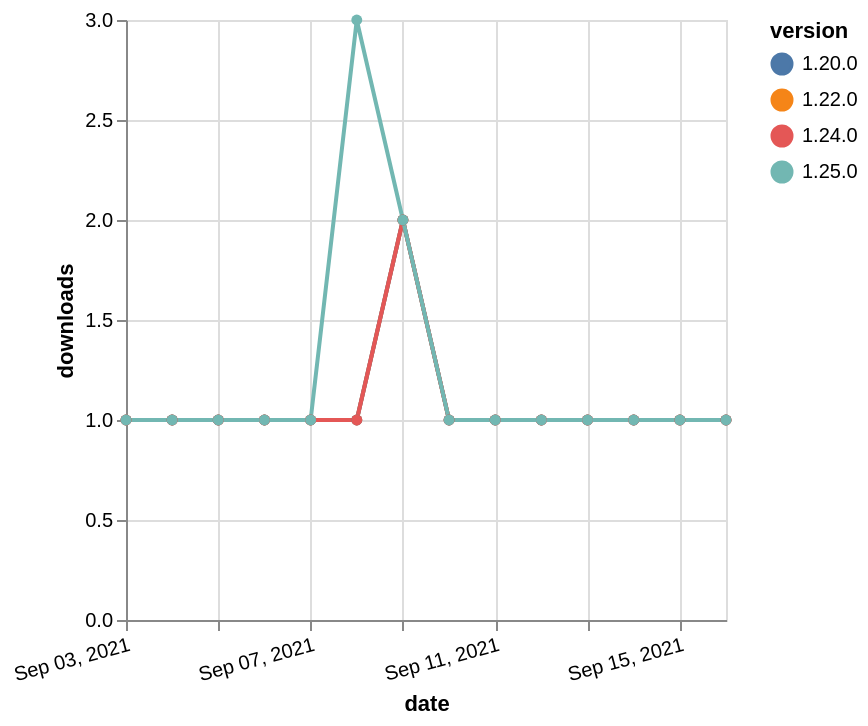

Write a Vega-Lite specification for this figure.
### Vega-Lite specification from a JSON file in a GitHub repository (floating-point values rounded to 4 significant figures)
{"$schema": "https://vega.github.io/schema/vega-lite/v5.json", "description": "A simple bar chart with embedded data.", "data": {"values": [{"date": "2021-09-03", "total": 205, "delta": 1, "version": "1.22.0"}, {"date": "2021-09-04", "total": 206, "delta": 1, "version": "1.22.0"}, {"date": "2021-09-05", "total": 207, "delta": 1, "version": "1.22.0"}, {"date": "2021-09-06", "total": 208, "delta": 1, "version": "1.22.0"}, {"date": "2021-09-07", "total": 209, "delta": 1, "version": "1.22.0"}, {"date": "2021-09-08", "total": 210, "delta": 1, "version": "1.22.0"}, {"date": "2021-09-09", "total": 212, "delta": 2, "version": "1.22.0"}, {"date": "2021-09-10", "total": 213, "delta": 1, "version": "1.22.0"}, {"date": "2021-09-11", "total": 214, "delta": 1, "version": "1.22.0"}, {"date": "2021-09-12", "total": 215, "delta": 1, "version": "1.22.0"}, {"date": "2021-09-13", "total": 216, "delta": 1, "version": "1.22.0"}, {"date": "2021-09-14", "total": 217, "delta": 1, "version": "1.22.0"}, {"date": "2021-09-15", "total": 218, "delta": 1, "version": "1.22.0"}, {"date": "2021-09-16", "total": 219, "delta": 1, "version": "1.22.0"}, {"date": "2021-09-03", "total": 257, "delta": 1, "version": "1.20.0"}, {"date": "2021-09-04", "total": 258, "delta": 1, "version": "1.20.0"}, {"date": "2021-09-05", "total": 259, "delta": 1, "version": "1.20.0"}, {"date": "2021-09-06", "total": 260, "delta": 1, "version": "1.20.0"}, {"date": "2021-09-07", "total": 261, "delta": 1, "version": "1.20.0"}, {"date": "2021-09-08", "total": 262, "delta": 1, "version": "1.20.0"}, {"date": "2021-09-09", "total": 264, "delta": 2, "version": "1.20.0"}, {"date": "2021-09-10", "total": 265, "delta": 1, "version": "1.20.0"}, {"date": "2021-09-11", "total": 266, "delta": 1, "version": "1.20.0"}, {"date": "2021-09-12", "total": 267, "delta": 1, "version": "1.20.0"}, {"date": "2021-09-13", "total": 268, "delta": 1, "version": "1.20.0"}, {"date": "2021-09-14", "total": 269, "delta": 1, "version": "1.20.0"}, {"date": "2021-09-15", "total": 270, "delta": 1, "version": "1.20.0"}, {"date": "2021-09-16", "total": 271, "delta": 1, "version": "1.20.0"}, {"date": "2021-09-03", "total": 200, "delta": 1, "version": "1.24.0"}, {"date": "2021-09-04", "total": 201, "delta": 1, "version": "1.24.0"}, {"date": "2021-09-05", "total": 202, "delta": 1, "version": "1.24.0"}, {"date": "2021-09-06", "total": 203, "delta": 1, "version": "1.24.0"}, {"date": "2021-09-07", "total": 204, "delta": 1, "version": "1.24.0"}, {"date": "2021-09-08", "total": 205, "delta": 1, "version": "1.24.0"}, {"date": "2021-09-09", "total": 207, "delta": 2, "version": "1.24.0"}, {"date": "2021-09-10", "total": 208, "delta": 1, "version": "1.24.0"}, {"date": "2021-09-11", "total": 209, "delta": 1, "version": "1.24.0"}, {"date": "2021-09-12", "total": 210, "delta": 1, "version": "1.24.0"}, {"date": "2021-09-13", "total": 211, "delta": 1, "version": "1.24.0"}, {"date": "2021-09-14", "total": 212, "delta": 1, "version": "1.24.0"}, {"date": "2021-09-15", "total": 213, "delta": 1, "version": "1.24.0"}, {"date": "2021-09-16", "total": 214, "delta": 1, "version": "1.24.0"}, {"date": "2021-09-03", "total": 171, "delta": 1, "version": "1.25.0"}, {"date": "2021-09-04", "total": 172, "delta": 1, "version": "1.25.0"}, {"date": "2021-09-05", "total": 173, "delta": 1, "version": "1.25.0"}, {"date": "2021-09-06", "total": 174, "delta": 1, "version": "1.25.0"}, {"date": "2021-09-07", "total": 175, "delta": 1, "version": "1.25.0"}, {"date": "2021-09-08", "total": 178, "delta": 3, "version": "1.25.0"}, {"date": "2021-09-09", "total": 180, "delta": 2, "version": "1.25.0"}, {"date": "2021-09-10", "total": 181, "delta": 1, "version": "1.25.0"}, {"date": "2021-09-11", "total": 182, "delta": 1, "version": "1.25.0"}, {"date": "2021-09-12", "total": 183, "delta": 1, "version": "1.25.0"}, {"date": "2021-09-13", "total": 184, "delta": 1, "version": "1.25.0"}, {"date": "2021-09-14", "total": 185, "delta": 1, "version": "1.25.0"}, {"date": "2021-09-15", "total": 186, "delta": 1, "version": "1.25.0"}, {"date": "2021-09-16", "total": 187, "delta": 1, "version": "1.25.0"}]}, "width": "container", "mark": {"type": "line", "point": {"filled": true}}, "encoding": {"x": {"field": "date", "type": "temporal", "timeUnit": "yearmonthdate", "title": "date", "axis": {"labelAngle": -15}}, "y": {"field": "delta", "type": "quantitative", "title": "downloads"}, "color": {"field": "version", "type": "nominal"}, "tooltip": {"field": "delta"}}}
